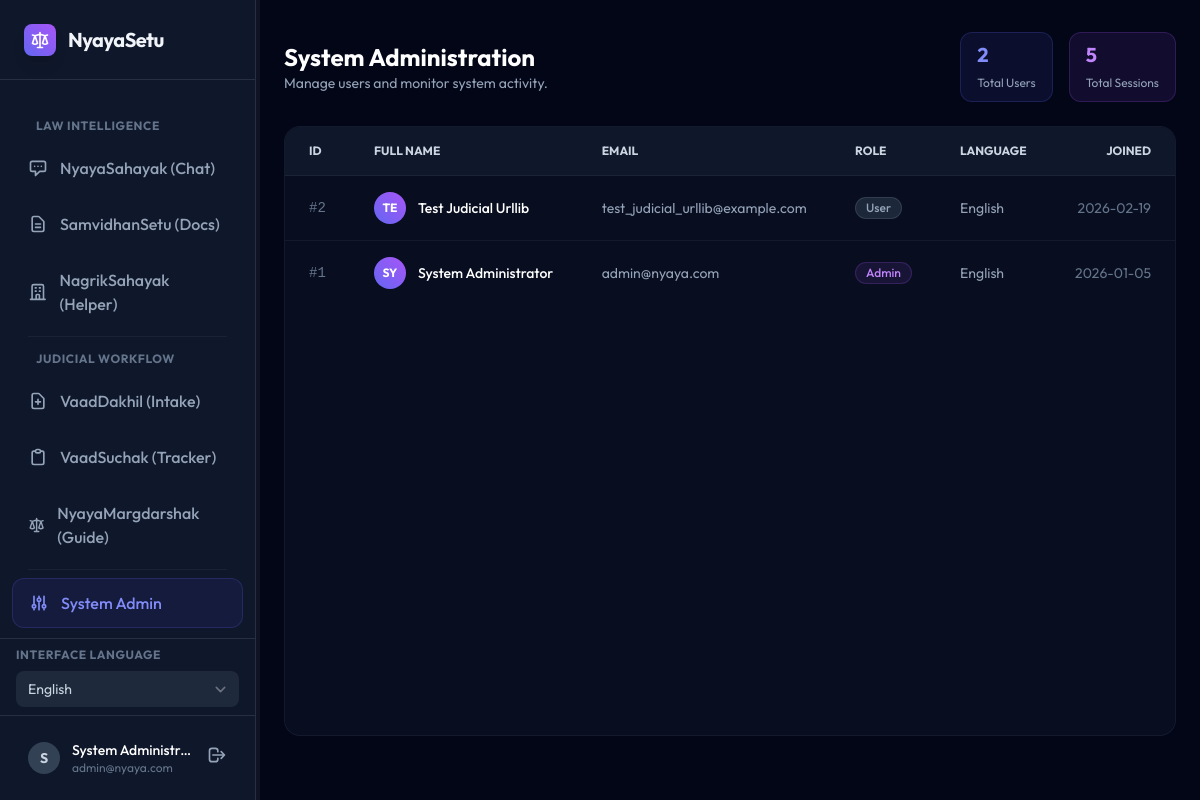
The page /admin-dashboard (signed in) on the database as committed earlier.
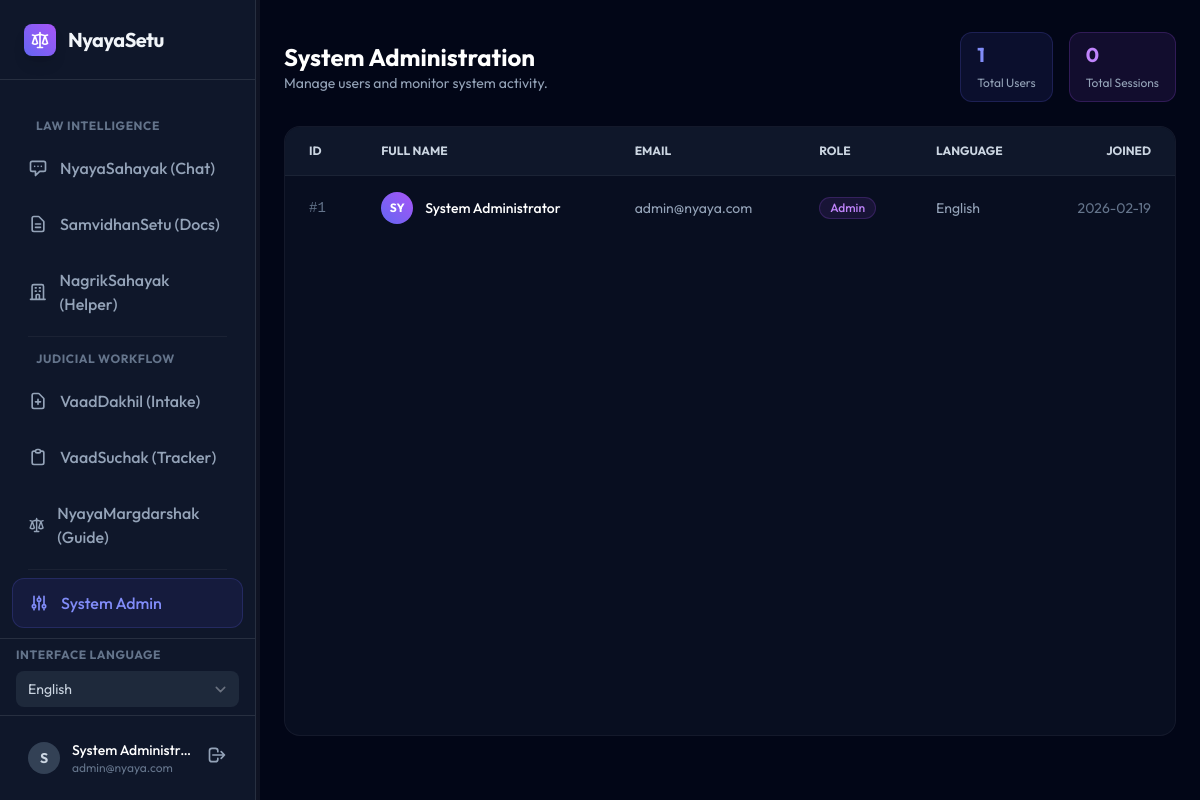
The same page on the database as committed later.
### backend/models.py (models this page shows)
class User(Base):
    __tablename__ = "users"
    id = Column(Integer, primary_key=True, index=True)
    email = Column(String, unique=True, index=True)
    full_name = Column(String)
    hashed_password = Column(String)
    is_active = Column(Boolean, default=True)
    role = Column(String, default=UserRole.USER)
    preferred_language = Column(String, default="en") # en, hi, bn, te
    created_at = Column(DateTime, default=datetime.utcnow)
    chats = relationship("ChatSession", back_populates="owner")
    judicial_chats = relationship("JudicialChatSession", back_populates="owner")
    cases = relationship("Case", back_populates="owner")

### backend/routers/pages.py (the view)
@router.get("/admin-dashboard", response_class=HTMLResponse)
async def admin_page(request: Request, user: models.User = Depends(auth.get_current_user_from_cookie), db: Session = Depends(database.get_db)):
    if not user:
        return RedirectResponse(url="/login")
    if user.role != "admin":
        return RedirectResponse(url="/dashboard")
    all_users = db.query(models.User).order_by(models.User.id.desc()).all()
    total_chats = db.query(models.ChatSession).count()
    return templates.TemplateResponse("admin_dashboard.html", {
        "request": request,
        "user": user,
        "users": all_users,
        "total_chats": total_chats
    })

### templates/admin_dashboard.html
{% extends "dashboard_base.html" %}
{% block content %}
<div class="h-[calc(100vh-6rem)] flex flex-col">
    <div class="mb-6 flex items-center justify-between">
        <div>
            <h1 class="text-2xl font-bold text-white">System Administration</h1>
            <p class="text-sm text-slate-400">Manage users and monitor system activity.</p>
        </div>
        <div class="flex gap-4">
            <div class="bg-indigo-500/10 border border-indigo-500/20 px-4 py-2 rounded-xl">
                <span class="block text-xl font-bold text-indigo-400">{{ users|length }}</span>
                <span class="text-xs text-slate-400">Total Users</span>
            </div>
            <div class="bg-purple-500/10 border border-purple-500/20 px-4 py-2 rounded-xl">
                <span class="block text-xl font-bold text-purple-400">{{ total_chats }}</span>
                <span class="text-xs text-slate-400">Total Sessions</span>
            </div>
        </div>
    </div>
    <div class="flex-1 bg-slate-900/50 border border-white/5 rounded-2xl overflow-hidden flex flex-col">
        <div class="overflow-x-auto">
            <table class="w-full text-left text-sm text-slate-400">
                <thead class="bg-slate-900 border-b border-white/5 text-xs uppercase font-semibold text-slate-300">
                    <tr>
                        <th class="px-6 py-4">ID</th>
                        <th class="px-6 py-4">Full Name</th>
                        <th class="px-6 py-4">Email</th>
                        <th class="px-6 py-4">Role</th>
                        <th class="px-6 py-4">Language</th>
                        <th class="px-6 py-4 text-right">Joined</th>
                    </tr>
                </thead>
                <tbody class="divide-y divide-white/5">
                    {% for u in users %}
                    <tr class="hover:bg-white/5 transition-colors">
                        <td class="px-6 py-4 font-mono text-slate-500">#{{ u.id }}</td>
                        <td class="px-6 py-4 font-medium text-white flex items-center gap-3">
                            <div
                                class="w-8 h-8 rounded-full bg-gradient-to-tr from-indigo-500 to-purple-500 flex items-center justify-center text-xs font-bold text-white">
                                {{ u.full_name[:2].upper() }}
                            </div>
                            {{ u.full_name }}
                        </td>
                        <td class="px-6 py-4">{{ u.email }}</td>
                        <td class="px-6 py-4">
                            {% if u.role == 'admin' %}
                            <span
                                class="inline-flex items-center px-2.5 py-0.5 rounded-full text-xs font-medium bg-purple-500/10 text-purple-400 border border-purple-500/20">
                                Admin
                            </span>
                            {% else %}
                            <span
                                class="inline-flex items-center px-2.5 py-0.5 rounded-full text-xs font-medium bg-slate-700/50 text-slate-400 border border-slate-600/50">
                                User
                            </span>
                            {% endif %}
                        </td>
                        <td class="px-6 py-4">
                            {% if u.preferred_language == 'hi' %} Hindi
                            {% elif u.preferred_language == 'bn' %} Bengali
                            {% elif u.preferred_language == 'te' %} Telugu
                            {% else %} English {% endif %}
                        </td>
                        <td class="px-6 py-4 text-right text-slate-500">
                            {{ u.created_at.strftime('%Y-%m-%d') if u.created_at else 'N/A' }}
                        </td>
                    </tr>
                    {% endfor %}
                </tbody>
            </table>
        </div>
    </div>
</div>
{% endblock %}

### templates/dashboard_base.html (shortened to what this page needs)
<!DOCTYPE html>
<html lang="en">
<head>
    <script src="https://cdn.tailwindcss.com?plugins=forms,typography,aspect-ratio,line-clamp"></script>
</head>
<body class="bg-slate-950 text-slate-100 flex h-screen overflow-hidden antialiased">
    <aside id="main-sidebar"
        class="w-64 bg-slate-900 border-r border-white/10 flex-shrink-0 flex flex-col transition-all duration-300">
        <div class="h-20 flex items-center px-6 border-b border-white/10">
            <a href="/dashboard" class="flex items-center gap-3 w-full transition-opacity hover:opacity-80">
                <div
                    class="w-8 h-8 bg-gradient-to-tr from-indigo-500 to-purple-500 rounded-lg flex items-center justify-center shadow-lg">
                </div>
                <span class="font-bold text-xl tracking-tight">NyayaSetu</span>
            </a>
        </div>
        <nav class="flex-1 overflow-y-auto py-6 px-3 space-y-2">
            <div class="px-6 mb-2 mt-2">
                <span class="text-xs font-bold text-slate-500 uppercase tracking-wider" data-i18n="law_intelligence">Law
                    Intelligence</span>
            </div>
            <a href="/chat-ws"
                class="flex items-center gap-3 px-4 py-3 {{ 'bg-indigo-600/10 text-indigo-400 border border-indigo-500/20' if request.url.path == '/chat-ws' else 'text-slate-400 hover:text-slate-100 hover:bg-white/5' }} rounded-xl transition-all">
                <svg xmlns="http://www.w3.org/2000/svg" class="h-5 w-5" fill="none" viewBox="0 0 24 24"
                    stroke="currentColor">
                    <path stroke-linecap="round" stroke-linejoin="round" stroke-width="2"
                        d="M8 10h.01M12 10h.01M16 10h.01M9 16H5a2 2 0 01-2-2V6a2 2 0 012-2h14a2 2 0 012 2v8a2 2 0 01-2 2h-5l-5 5v-5z" />
                </svg>
                <span class="font-medium" data-i18n="chat_nav">NyayaSahayak (Chat)</span>
            </a>
            <a href="/doc-ws"
                class="flex items-center gap-3 px-4 py-3 {{ 'bg-indigo-600/10 text-indigo-400 border border-indigo-500/20' if request.url.path == '/doc-ws' else 'text-slate-400 hover:text-slate-100 hover:bg-white/5' }} rounded-xl transition-all">
                <svg xmlns="http://www.w3.org/2000/svg" class="h-5 w-5" fill="none" viewBox="0 0 24 24"
                    stroke="currentColor">
                    <path stroke-linecap="round" stroke-linejoin="round" stroke-width="2"
                        d="M9 12h6m-6 4h6m2 5H7a2 2 0 01-2-2V5a2 2 0 012-2h5.586a1 1 0 01.707.293l5.414 5.414a1 1 0 01.293.707V19a2 2 0 01-2 2z" />
                </svg>
                <span class="font-medium" data-i18n="docs_nav">SamvidhanSetu (Docs)</span>
            </a>
            <a href="/bureaucracy-ws"
                class="flex items-center gap-3 px-4 py-3 {{ 'bg-indigo-600/10 text-indigo-400 border border-indigo-500/20' if request.url.path == '/bureaucracy-ws' else 'text-slate-400 hover:text-slate-100 hover:bg-white/5' }} rounded-xl transition-all">
                <span class="font-medium" data-i18n="helper_nav">NagrikSahayak (Helper)</span>
            </a>
            <div class="h-px bg-white/5 my-2 mx-4"></div>
            <div class="px-6 mb-2 mt-2">
                <span class="text-xs font-bold text-slate-500 uppercase tracking-wider"
                    data-i18n="judicial_workflow">Judicial Workflow</span>
            </div>
            <a href="/judicial/intake"
                class="flex items-center gap-3 px-4 py-3 {{ 'bg-amber-600/10 text-amber-400 border border-amber-500/20' if request.url.path == '/judicial/intake' else 'text-slate-400 hover:text-slate-100 hover:bg-white/5' }} rounded-xl transition-all">
                <svg xmlns="http://www.w3.org/2000/svg" class="h-5 w-5" fill="none" viewBox="0 0 24 24"
                    stroke="currentColor">
                    <path stroke-linecap="round" stroke-linejoin="round" stroke-width="2"
                        d="M9 13h6m-3-3v6m5 5H7a2 2 0 01-2-2V5a2 2 0 012-2h5.586a1 1 0 01.707.293l5.414 5.414a1 1 0 01.293.707V19a2 2 0 01-2 2z" />
                </svg>
                <span class="font-medium" data-i18n="vaad_dakhil">VaadDakhil (Intake)</span>
            </a>
            <a href="/judicial/tracker"
                class="flex items-center gap-3 px-4 py-3 {{ 'bg-amber-600/10 text-amber-400 border border-amber-500/20' if request.url.path == '/judicial/tracker' else 'text-slate-400 hover:text-slate-100 hover:bg-white/5' }} rounded-xl transition-all">
                <svg xmlns="http://www.w3.org/2000/svg" class="h-5 w-5" fill="none" viewBox="0 0 24 24"
                    stroke="currentColor">
                    <path stroke-linecap="round" stroke-linejoin="round" stroke-width="2"
                        d="M9 5H7a2 2 0 00-2 2v12a2 2 0 002 2h10a2 2 0 002-2V7a2 2 0 00-2-2h-2M9 5a2 2 0 002 2h2a2 2 0 002-2M9 5a2 2 0 012-2h2a2 2 0 012 2" />
                </svg>
                <span class="font-medium" data-i18n="vaad_suchak">VaadSuchak (Tracker)</span>
            </a>
            <a href="/judicial/guidance"
                class="flex items-center gap-3 px-4 py-3 {{ 'bg-amber-600/10 text-amber-400 border border-amber-500/20' if request.url.path == '/judicial/guidance' else 'text-slate-400 hover:text-slate-100 hover:bg-white/5' }} rounded-xl transition-all">
                <span class="font-medium" data-i18n="nyaya_margdarshak">NyayaMargdarshak (Guide)</span>
            </a>
            <div class="h-px bg-white/5 my-2 mx-4"></div>
            {% if user.role == 'admin' %}
            <a href="/admin-dashboard"
                class="flex items-center gap-3 px-4 py-3 {{ 'bg-indigo-600/10 text-indigo-400 border border-indigo-500/20' if request.url.path == '/admin-dashboard' else 'text-purple-400 hover:text-purple-300 hover:bg-purple-500/10' }} rounded-xl transition-all">
                <span class="font-medium" data-i18n="admin_nav">System Admin</span>
            </a>
            {% endif %}
        </nav>
        <div class="px-4 py-2 border-t border-white/10">
            <label class="block text-xs font-bold text-slate-500 uppercase tracking-wider mb-2"
                data-i18n="interface_lang">Interface Language</label>
            <select id="global-lang-select"
                class="language-selector w-full bg-slate-800 text-slate-300 text-sm rounded-lg border-none focus:ring-1 focus:ring-indigo-500 py-2 px-3">
                <option value="en" {{ 'selected' if user.preferred_language=='en' else '' }}>English</option>
            </select>
        </div>
        <div class="p-4 border-t border-white/10">
            <div class="flex items-center gap-3 px-3 py-2">
                <div
                    class="w-8 h-8 rounded-full bg-slate-700 flex items-center justify-center text-sm font-bold text-slate-300">
                    {{ user.full_name[0] if user.full_name else 'U' }}
                </div>
                <div class="flex-1 min-w-0">
                    <p class="text-sm font-medium text-white truncate">{{ user.full_name }}</p>
                    <p class="text-xs text-slate-500 truncate">{{ user.email }}</p>
                </div>
                <form action="/login" method="get">
                    <button type="submit" onclick="document.cookie = 'access_token=; Max-Age=0; path=/;'"
                        class="text-slate-400 hover:text-white" title="Logout">
                        <svg xmlns="http://www.w3.org/2000/svg" class="h-5 w-5" fill="none" viewBox="0 0 24 24"
                            stroke="currentColor">
                            <path stroke-linecap="round" stroke-linejoin="round" stroke-width="2"
                                d="M17 16l4-4m0 0l-4-4m4 4H7m6 4v1a3 3 0 01-3 3H6a3 3 0 01-3-3V7a3 3 0 013-3h4a3 3 0 013 3v1" />
                        </svg>
                    </button>
                </form>
            </div>
        </div>
    </aside>
    <div id="sidebar-resizer"
        class="w-1 bg-white/5 hover:bg-indigo-500 cursor-col-resize transition-colors flex-shrink-0 z-50"></div>
    <main class="flex-1 overflow-x-hidden overflow-y-auto bg-slate-950 relative">
        <div class="max-w-7xl mx-auto px-6 py-8">
            {% block content %}{% endblock %}
        </div>
    </main>
</body>
</html>

### templates/dashboard_base.html (style rules this page uses)
body { font-family: 'Outfit', sans-serif; }

Rows that differ between the two databases and show on the page:
removed User: id "2", full_name "TE", full_name "Test Judicial Urllib", email "test_judicial_urllib@example.com", role "User", preferred_language "English", created_at "2026-02-19"
changed User "System Administrator": created_at "2026-01-05" → "2026-02-19"
Other text that changed with them:
{{ users|length }}: "2" → "1"
{{ total_chats }}: "5" → "0"
